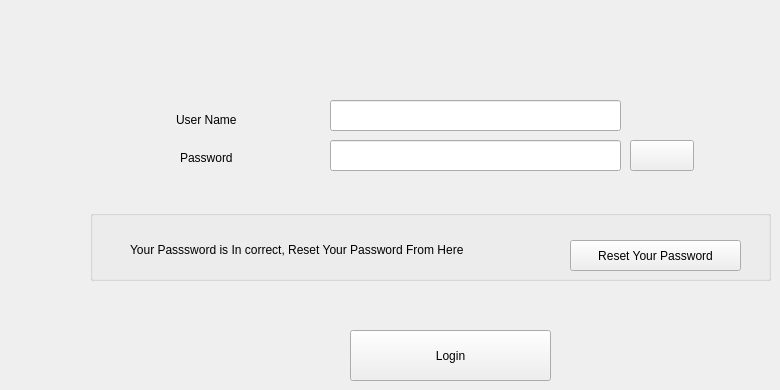
    <widget class="QWidget" name="tab_21">
     <attribute name="title">
      <string>Page</string>
     </attribute>
     <widget class="QPushButton" name="pushButton_39">
      <property name="geometry">
       <rect>
        <x>350</x>
        <y>330</y>
        <width>201</width>
        <height>51</height>
       </rect>
      </property>
      <property name="text">
       <string>Login</string>
      </property>
     </widget>
     <widget class="QGroupBox" name="groupBox_7">
      <property name="geometry">
       <rect>
        <x>90</x>
        <y>210</y>
        <width>681</width>
        <height>71</height>
       </rect>
      </property>
      <property name="title">
       <string/>
      </property>
      <widget class="QPushButton" name="pushButton_41">
       <property name="geometry">
        <rect>
         <x>480</x>
         <y>30</y>
         <width>171</width>
         <height>31</height>
        </rect>
       </property>
       <property name="text">
        <string>Reset Your Password</string>
       </property>
      </widget>
      <widget class="QLabel" name="label_57">
       <property name="geometry">
        <rect>
         <x>40</x>
         <y>30</y>
         <width>411</width>
         <height>20</height>
        </rect>
       </property>
       <property name="text">
        <string>Your Passsword is In correct, Reset Your Password From Here</string>
       </property>
      </widget>
     </widget>
     <widget class="QLabel" name="label_56">
      <property name="geometry">
       <rect>
        <x>176</x>
        <y>110</y>
        <width>111</width>
        <height>20</height>
       </rect>
      </property>
      <property name="text">
       <string>User Name</string>
      </property>
     </widget>
     <widget class="QLabel" name="label_58">
      <property name="geometry">
       <rect>
        <x>180</x>
        <y>150</y>
        <width>101</width>
        <height>16</height>
       </rect>
      </property>
      <property name="text">
       <string>Password</string>
      </property>
     </widget>
     <widget class="QLineEdit" name="lineEdit_50">
      <property name="geometry">
       <rect>
        <x>330</x>
        <y>100</y>
        <width>291</width>
        <height>31</height>
       </rect>
      </property>
     </widget>
     <widget class="QLineEdit" name="lineEdit_52">
      <property name="geometry">
       <rect>
        <x>330</x>
        <y>140</y>
        <width>291</width>
        <height>31</height>
       </rect>
      </property>
      <property name="echoMode">
       <enum>QLineEdit::Password</enum>
      </property>
     </widget>
     <widget class="QPushButton" name="pushButton_47">
      <property name="geometry">
       <rect>
        <x>630</x>
        <y>140</y>
        <width>64</width>
        <height>31</height>
       </rect>
      </property>
      <property name="text">
       <string/>
      </property>
     </widget>
    </widget>
